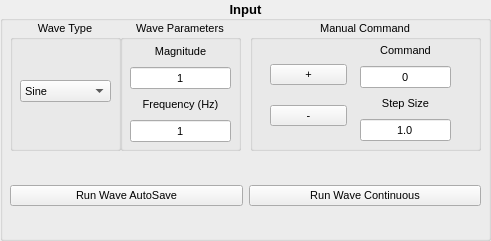
   <widget class="QGroupBox" name="InputGroup">
    <property name="geometry">
     <rect>
      <x>10</x>
      <y>450</y>
      <width>491</width>
      <height>241</height>
     </rect>
    </property>
    <property name="font">
     <font>
      <pointsize>10</pointsize>
      <weight>75</weight>
      <bold>true</bold>
     </font>
    </property>
    <property name="title">
     <string>Input</string>
    </property>
    <property name="alignment">
     <set>Qt::AlignCenter</set>
    </property>
    <widget class="QGroupBox" name="WaveTypeGroup">
     <property name="geometry">
      <rect>
       <x>10</x>
       <y>20</y>
       <width>111</width>
       <height>131</height>
      </rect>
     </property>
     <property name="font">
      <font>
       <pointsize>8</pointsize>
       <weight>50</weight>
       <bold>false</bold>
      </font>
     </property>
     <property name="title">
      <string>Wave Type</string>
     </property>
     <property name="alignment">
      <set>Qt::AlignCenter</set>
     </property>
     <widget class="QComboBox" name="WaveTypeComboBox">
      <property name="geometry">
       <rect>
        <x>10</x>
        <y>60</y>
        <width>91</width>
        <height>22</height>
       </rect>
      </property>
      <property name="maxVisibleItems">
       <number>10</number>
      </property>
      <item>
       <property name="text">
        <string>Sine</string>
       </property>
      </item>
      <item>
       <property name="text">
        <string>Square</string>
       </property>
      </item>
      <item>
       <property name="text">
        <string>Triangle</string>
       </property>
      </item>
      <item>
       <property name="text">
        <string>Trapezoidal</string>
       </property>
      </item>
     </widget>
    </widget>
    <widget class="QGroupBox" name="WaveParametersGroup">
     <property name="geometry">
      <rect>
       <x>120</x>
       <y>20</y>
       <width>121</width>
       <height>131</height>
      </rect>
     </property>
     <property name="font">
      <font>
       <pointsize>8</pointsize>
       <weight>50</weight>
       <bold>false</bold>
      </font>
     </property>
     <property name="title">
      <string>Wave Parameters</string>
     </property>
     <property name="alignment">
      <set>Qt::AlignCenter</set>
     </property>
     <widget class="QWidget" name="verticalLayoutWidget_2">
      <property name="geometry">
       <rect>
        <x>10</x>
        <y>21</y>
        <width>101</width>
        <height>101</height>
       </rect>
      </property>
      <layout class="QVBoxLayout" name="verticalLayout_2">
       <item>
        <widget class="QLabel" name="MagnitudeLabel">
         <property name="text">
          <string>Magnitude</string>
         </property>
         <property name="alignment">
          <set>Qt::AlignCenter</set>
         </property>
        </widget>
       </item>
       <item>
        <widget class="QLineEdit" name="Magnitude">
         <property name="text">
          <string>1</string>
         </property>
         <property name="alignment">
          <set>Qt::AlignCenter</set>
         </property>
        </widget>
       </item>
       <item>
        <widget class="QLabel" name="FrequencyLabel">
         <property name="text">
          <string>Frequency (Hz)</string>
         </property>
         <property name="alignment">
          <set>Qt::AlignCenter</set>
         </property>
        </widget>
       </item>
       <item>
        <widget class="QLineEdit" name="Frequency">
         <property name="text">
          <string>1</string>
         </property>
         <property name="alignment">
          <set>Qt::AlignCenter</set>
         </property>
        </widget>
       </item>
      </layout>
     </widget>
    </widget>
    <widget class="QGroupBox" name="ManualCommandGroup">
     <property name="geometry">
      <rect>
       <x>250</x>
       <y>20</y>
       <width>231</width>
       <height>131</height>
      </rect>
     </property>
     <property name="font">
      <font>
       <pointsize>8</pointsize>
       <weight>50</weight>
       <bold>false</bold>
      </font>
     </property>
     <property name="title">
      <string>Manual Command</string>
     </property>
     <property name="alignment">
      <set>Qt::AlignCenter</set>
     </property>
     <widget class="QWidget" name="gridLayoutWidget_5">
      <property name="geometry">
       <rect>
        <x>20</x>
        <y>30</y>
        <width>77</width>
        <height>91</height>
       </rect>
      </property>
      <layout class="QGridLayout" name="gridLayout_2">
       <item row="0" column="0">
        <widget class="QPushButton" name="JogUpButton">
         <property name="text">
          <string>+</string>
         </property>
        </widget>
       </item>
       <item row="1" column="0">
        <widget class="QPushButton" name="JogDownButton">
         <property name="text">
          <string>-</string>
         </property>
        </widget>
       </item>
      </layout>
     </widget>
     <widget class="QWidget" name="verticalLayoutWidget_3">
      <property name="geometry">
       <rect>
        <x>110</x>
        <y>20</y>
        <width>91</width>
        <height>101</height>
       </rect>
      </property>
      <layout class="QVBoxLayout" name="verticalLayout_3">
       <item>
        <widget class="QLabel" name="CommandLabel">
         <property name="text">
          <string>Command</string>
         </property>
         <property name="alignment">
          <set>Qt::AlignCenter</set>
         </property>
        </widget>
       </item>
       <item>
        <widget class="QLineEdit" name="Command">
         <property name="text">
          <string>0</string>
         </property>
         <property name="alignment">
          <set>Qt::AlignCenter</set>
         </property>
        </widget>
       </item>
       <item>
        <widget class="QLabel" name="StepSizeLabel">
         <property name="text">
          <string>Step Size</string>
         </property>
         <property name="alignment">
          <set>Qt::AlignCenter</set>
         </property>
        </widget>
       </item>
       <item>
        <widget class="QLineEdit" name="StepSize">
         <property name="text">
          <string>1.0</string>
         </property>
         <property name="alignment">
          <set>Qt::AlignCenter</set>
         </property>
        </widget>
       </item>
      </layout>
     </widget>
    </widget>
    <widget class="QWidget" name="horizontalLayoutWidget_4">
     <property name="geometry">
      <rect>
       <x>10</x>
       <y>160</y>
       <width>471</width>
       <height>71</height>
      </rect>
     </property>
     <layout class="QHBoxLayout" name="horizontalLayout">
      <item>
       <widget class="QPushButton" name="RunWaveAutoSaveButton">
        <property name="palette">
         <palette>
          <active>
           <colorrole role="Highlight">
            <brush brushstyle="SolidPattern">
             <color alpha="255">
              <red>60</red>
              <green>255</green>
              <blue>109</blue>
             </color>
            </brush>
           </colorrole>
          </active>
          <inactive>
           <colorrole role="Highlight">
            <brush brushstyle="SolidPattern">
             <color alpha="255">
              <red>60</red>
              <green>255</green>
              <blue>109</blue>
             </color>
            </brush>
           </colorrole>
          </inactive>
          <disabled>
           <colorrole role="Highlight">
            <brush brushstyle="SolidPattern">
             <color alpha="255">
              <red>51</red>
              <green>153</green>
              <blue>255</blue>
             </color>
            </brush>
           </colorrole>
          </disabled>
         </palette>
        </property>
        <property name="font">
         <font>
          <pointsize>8</pointsize>
          <weight>50</weight>
          <bold>false</bold>
         </font>
        </property>
        <property name="text">
         <string>Run Wave AutoSave</string>
        </property>
        <property name="checkable">
         <bool>true</bool>
        </property>
       </widget>
      </item>
      <item>
       <widget class="QPushButton" name="RunWaveContinuousButton">
        <property name="font">
         <font>
          <pointsize>8</pointsize>
          <weight>50</weight>
          <bold>false</bold>
         </font>
        </property>
        <property name="text">
         <string>Run Wave Continuous</string>
        </property>
        <property name="checkable">
         <bool>true</bool>
        </property>
       </widget>
      </item>
     </layout>
    </widget>
   </widget>
